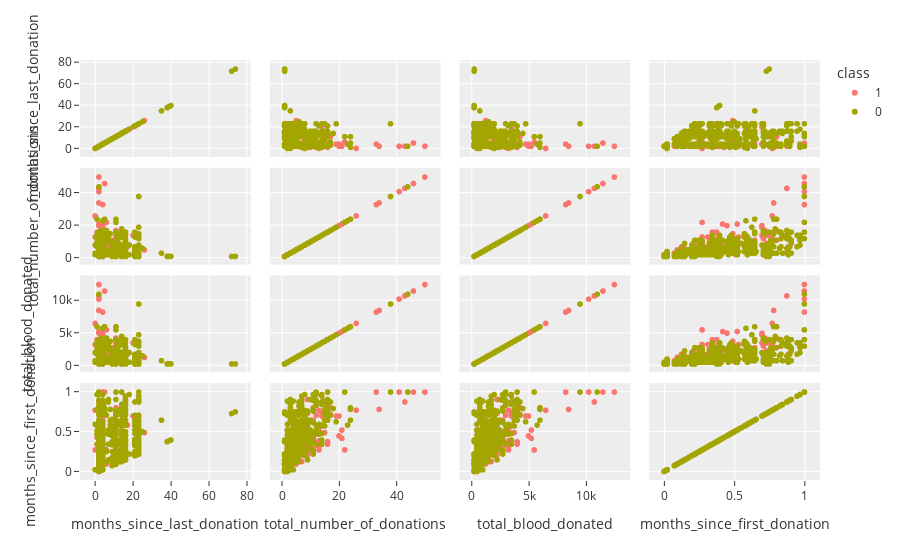

Notebook source saved alongside this figure:
### Code cell
fig = px.scatter_matrix(df,dimensions=['months_since_last_donation', 'total_number_of_donations', 'total_blood_donated','months_since_first_donation'], color= 'class', template="ggplot2")
fig.show()

### Figure 1 — Plotly figure (JSON) as saved in the notebook; plotly's stock layout.template omitted (floating-point values rounded to 4 significant figures; data arrays with more than 128 entries replaced by an {"elided": "..."} marker saying what was removed)
{"data": [{"dimensions": [{"axis": {"matches": true}, "label": "months_since_last_donation", "values": {"elided": "178 int values"}}, {"axis": {"matches": true}, "label": "total_number_of_donations", "values": {"elided": "178 int values"}}, {"axis": {"matches": true}, "label": "total_blood_donated", "values": {"elided": "178 int values"}}, {"axis": {"matches": true}, "label": "months_since_first_donation", "values": {"elided": "178 float values"}}], "hovertemplate": "class=1<br>%{xaxis.title.text}=%{x}<br>%{yaxis.title.text}=%{y}<extra></extra>", "legendgroup": "1", "marker": {"color": "#F8766D", "symbol": "circle"}, "name": "1", "showlegend": true, "type": "splom"}, {"dimensions": [{"axis": {"matches": true}, "label": "months_since_last_donation", "values": {"elided": "570 int values"}}, {"axis": {"matches": true}, "label": "total_number_of_donations", "values": {"elided": "570 int values"}}, {"axis": {"matches": true}, "label": "total_blood_donated", "values": {"elided": "570 int values"}}, {"axis": {"matches": true}, "label": "months_since_first_donation", "values": {"elided": "570 float values"}}], "hovertemplate": "class=0<br>%{xaxis.title.text}=%{x}<br>%{yaxis.title.text}=%{y}<extra></extra>", "legendgroup": "0", "marker": {"color": "#A3A500", "symbol": "circle"}, "name": "0", "showlegend": true, "type": "splom"}], "layout": {"dragmode": "select", "legend": {"title": {"text": "class"}, "tracegroupgap": 0}, "margin": {"t": 60}}}
